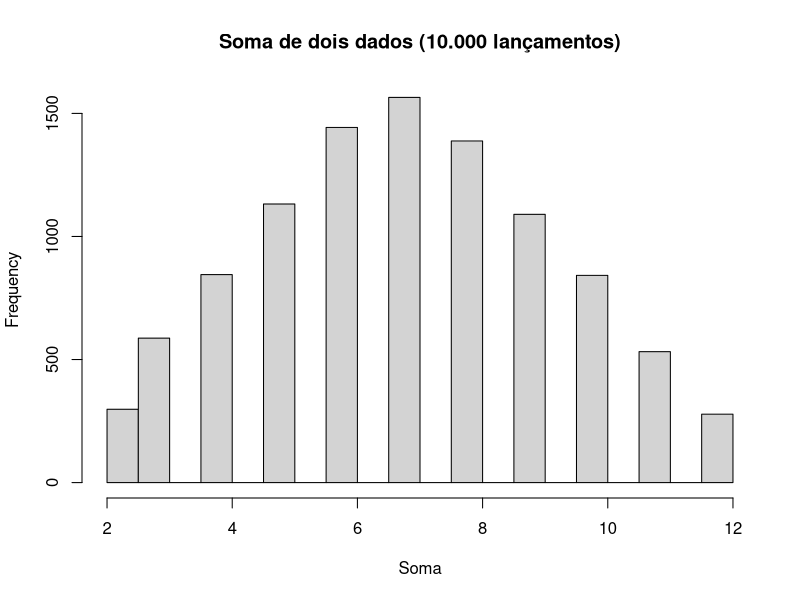
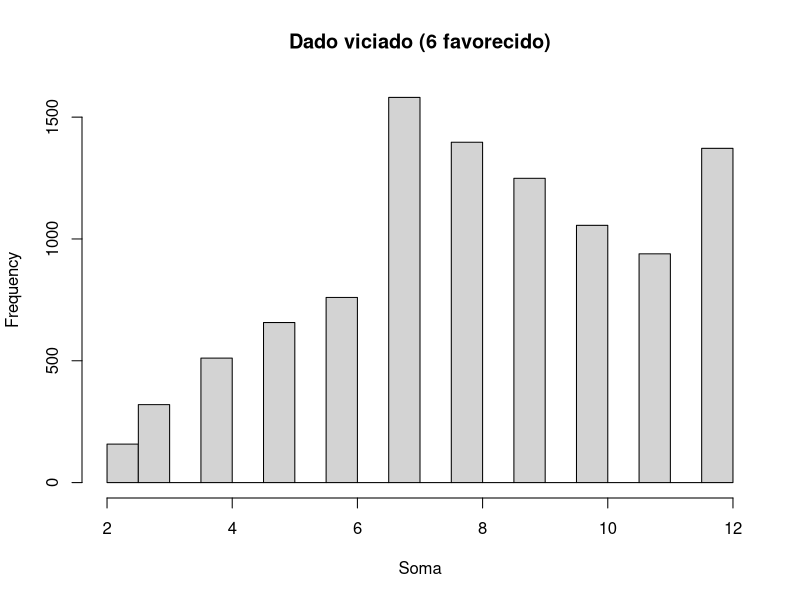
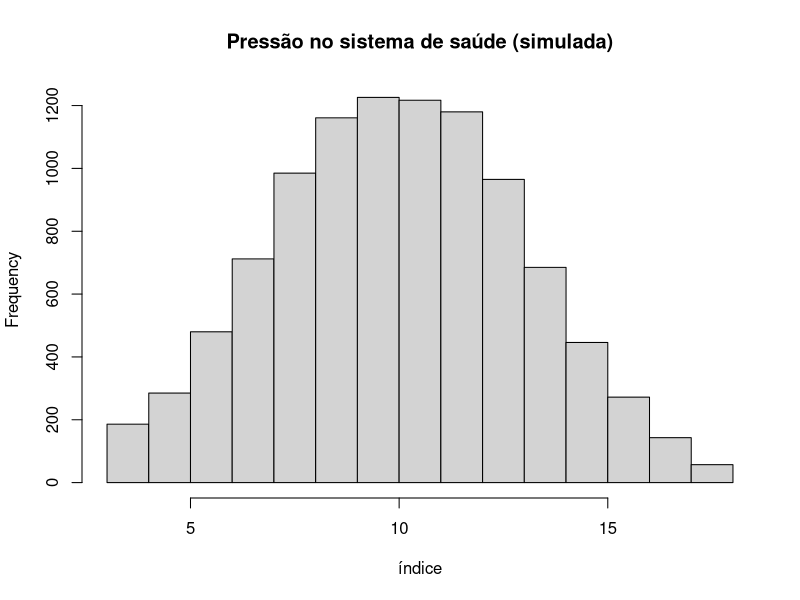
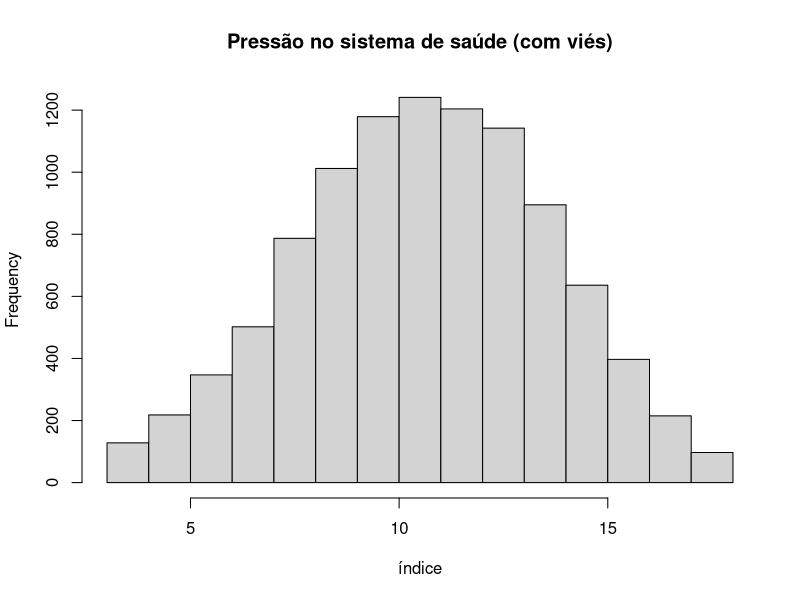

The R source for these figures, in order:
## ---- chunk 1
# Exercicio 0 Preparação - Versão do R
R.version.string
# Reprodutibilidade global para esta lista (voce pode mudar, mas mantenha constante)
set.seed(202501)
## ---- chunk 2
10 + 2
(10 + 2) * 3
((10 + 2) * 3 - 6) / 3
## ---- chunk 3
x <- 1:6 #o vetor x contém dados de 1 a 6
Name <- 1
name <- 0
Name + 1
name + 1
## ---- chunk 4
set.seed(123) 
die <- 1:6
sample(die, size = 2, replace = TRUE)
## ---- chunk 5
roll2 <- function(bones = 1:6) { 
  dice <- sample(bones, size = 2, replace = TRUE)
  #Sorteia dois valores do vetor “bones” com reposição.
  sum(dice) #suma os dois valores de "dice"
}
roll2()
roll2(1:20)
#implementar soma3()
soma3 <- function(bones = 1:6) { 
  dice3 <- sample(bones, size = 3, replace = TRUE)
  sum(dice3) 
}
soma3()
## ---- chunk 6
?sample
example(sample)
## ---- chunk 7
set.seed(42)
somas <- replicate(10000, roll2())
length(somas)
hist(somas, main = "Soma de dois dados (10.000 lançamentos)", xlab = "Soma")

mean(somas)
sd(somas)
## ---- chunk 8
# Extensão (opcional, sem pontos extras): dado viciado favorecendo o 6
prob_vies <- c(rep(1/8, 5), 3/8)
somas_vies <- replicate(10000, sum(sample(1:6, size = 2, replace = TRUE, prob = prob_vies)))
hist(somas_vies, main = "Dado viciado (6 favorecido)", xlab = "Soma")
mean(somas_vies)
sd(somas_vies)
## ---- chunk 9
dbl <- c(1.5, 2.0)            # numericos (double)
int <- c(1L, 2L)              # inteiros
chr <- c("saude", "educacao") # texto
lgl <- c(TRUE, FALSE)         # logico

str(list(dbl = dbl, int = int, chr = chr, lgl = lgl))
## ---- chunk 10
faces <- c("ace","two","three","four","five","six","seven",
           "eight","nine","ten","jack","queen","king")
suits <- c("spades","hearts","diamonds","clubs")
deck  <- data.frame(
  face  = rep(faces, times = 4),
  suit  = rep(suits, each = 13),
  value = rep(1:13, times = 4)
)

nrow(deck); ncol(deck) # sirve para mostrar o numero de linhas e colunas.
head(deck, 10) #o comando sirve para mostrar as primeiras 10 linhas.

## ---- chunk 11
# Mini-base municipal (dados simulados)
set.seed(2025)
municipios <- paste0("Mun_", sprintf("%02d", 1:10))
dados_munic <- data.frame(
  municipio        = municipios,
  gasto_saude_pc   = round(runif(10, 200, 1200), 2),
  taxa_evasao      = round(runif(10, 0.00, 0.20), 3),
  taxa_desemprego  = round(rnorm(10, 0.12, 0.03), 3)
)
#runif - todos tienen la posibilidad de ser elegidos 
#rnorm - dist normal media 0,12 y desvio padrão 0,03

head(dados_munic)
summary(dados_munic)
## ---- chunk 12
deck[1, ]
deck[c(1,3,5), c("face","suit")]
deck[-(1:48), ]

subset_hearts <- deck[ deck$suit == "hearts", ]    
nrow(subset_hearts)
## ---- chunk 13
evaz_alta <- dados_munic[ dados_munic$taxa_evasao > 0.10, ]
evaz_alta
nrow(evaz_alta) #número de linhas

## ---- chunk 14
# Modificando valores (ases = 14)
deck2 <- deck #cria um novo vector com os dados de deck
deck2$value[c(13, 26, 39, 52)] <- 14 #Todos os valores das colunas 13, 26, 39
#e 52 serão substituídos pelo valor 14.
head(deck2, 13)#mostra as primeiras 13 linhas
## ---- chunk 15
# Valores ausentes
vals <- c(NA, 1:5)
mean(vals)                 # retorna NA
mean(vals, na.rm = TRUE)   # ignora NA
## ---- chunk 16
dados_m2 <- dados_munic
dados_m2$taxa_evasao[3] <- NA
dados_m2$gasto_saude_pc[7] <- NA

head(dados_m2,7)

mean(dados_m2$taxa_evasao)             # NA
mean(dados_m2$taxa_evasao, na.rm=TRUE) # media sem NA
## ---- chunk 17
setup <- function(deck_init) {
  DECK <- deck_init  # c????pia interna (estado)

  DEAL <- function() {
    # Devolve a primeira carta e atualiza o baralho interno removendo-a.
    card <- DECK[1, , drop = FALSE]
    DECK <<- DECK[-1, , drop = FALSE]
    return(card)
  }

  SHUFFLE <- function() {
    # Reembaralha o baralho interno
    idx <- sample(seq_len(nrow(deck_init)), size = nrow(deck_init))
    DECK <<- deck_init[idx, , drop = FALSE]
    invisible(NULL)
  }

  list(deal = DEAL, shuffle = SHUFFLE)
}

cards <- setup(deck)
cards$deal()
cards$deal()
cards$shuffle()
cards$deal()
## ---- chunk 18
set.seed(123)
pressao_saude <- function() {
  demanda <- sample(1:6, 1, TRUE)
  equipe  <- sample(1:6, 1, TRUE)
  insumos <- sample(1:6, 1, TRUE)
  demanda + equipe + insumos
}
prs <- replicate(10000, pressao_saude())
hist(prs, main = "Pressão no sistema de saúde (simulada)", xlab = "índice")

mean(prs)
sd(prs)
## ---- chunk 19
# Viés em demanda (favorece 6)
prob_demanda <- c(rep(1/8, 5), 3/8)
pressao_vies <- function() {
  demanda <- sample(1:6, 1, TRUE, prob = prob_demanda)
  equipe  <- sample(1:6, 1, TRUE)
  insumos <- sample(1:6, 1, TRUE)
  demanda + equipe + insumos
}
prs_bias <- replicate(10000, pressao_vies())
hist(prs_bias, main = "Pressão no sistema de saúde (com viés)", xlab = "índice")
## ---- chunk 20
mean(prs_bias)
mean(prs)
## ---- chunk 21
sessionInfo()
